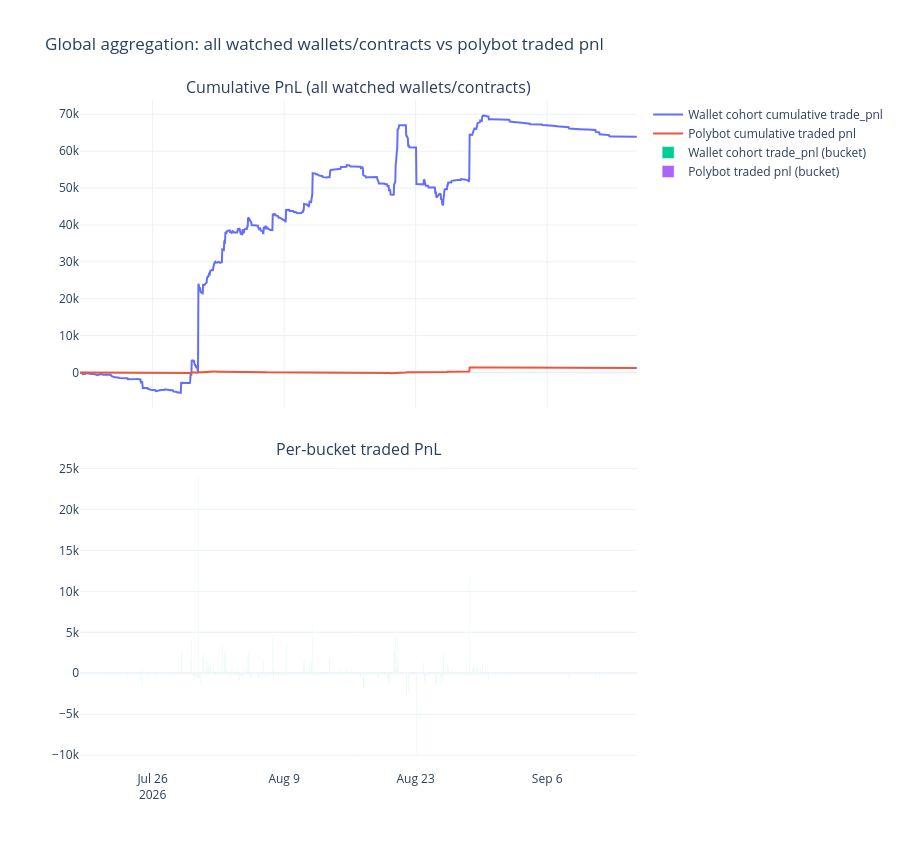

Notebook code cell kept with this figure:
### Code cell
fig_global = make_subplots(
    rows=2, cols=1, shared_xaxes=True, vertical_spacing=0.08,
    subplot_titles=('Cumulative PnL (all watched wallets/contracts)', 'Per-bucket traded PnL')
)

fig_global.add_trace(
    go.Scatter(x=agg.index, y=agg['wallet_cum_trade_pnl'], mode='lines', name='Wallet cohort cumulative trade_pnl'),
    row=1, col=1
)
fig_global.add_trace(
    go.Scatter(x=agg.index, y=agg['polybot_cum_trade_pnl'], mode='lines', name='Polybot cumulative traded pnl'),
    row=1, col=1
)

fig_global.add_trace(
    go.Bar(x=agg.index, y=agg['wallet_trade_pnl'], name='Wallet cohort trade_pnl (bucket)'),
    row=2, col=1
)
fig_global.add_trace(
    go.Bar(x=agg.index, y=agg['polybot_trade_pnl'], name='Polybot traded pnl (bucket)'),
    row=2, col=1
)

fig_global.update_layout(
    height=850, template='plotly_white',
    title='Global aggregation: all watched wallets/contracts vs polybot traded pnl',
    barmode='group',
)
fig_global.show()

### Figure 1 — Plotly figure (JSON) as saved in the notebook; plotly's stock layout.template omitted (floating-point values rounded to 4 significant figures; data arrays with more than 128 entries replaced by an {"elided": "..."} marker saying what was removed)
{"data": [{"mode": "lines", "name": "Wallet cohort cumulative trade_pnl", "type": "scatter", "x": {"elided": "1423 str values"}, "xaxis": "x", "y": {"elided": "1423 float values"}, "yaxis": "y"}, {"mode": "lines", "name": "Polybot cumulative traded pnl", "type": "scatter", "x": {"elided": "1423 str values"}, "xaxis": "x", "y": {"elided": "1423 float values"}, "yaxis": "y"}, {"name": "Wallet cohort trade_pnl (bucket)", "type": "bar", "x": {"elided": "1423 str values"}, "xaxis": "x2", "y": {"elided": "1423 float values"}, "yaxis": "y2"}, {"name": "Polybot traded pnl (bucket)", "type": "bar", "x": {"elided": "1423 str values"}, "xaxis": "x2", "y": {"elided": "1423 float values"}, "yaxis": "y2"}], "layout": {"annotations": [{"font": {"size": 16}, "showarrow": false, "text": "Cumulative PnL (all watched wallets/contracts)", "x": 0.5, "xanchor": "center", "xref": "paper", "y": 1, "yanchor": "bottom", "yref": "paper"}, {"font": {"size": 16}, "showarrow": false, "text": "Per-bucket traded PnL", "x": 0.5, "xanchor": "center", "xref": "paper", "y": 0.46, "yanchor": "bottom", "yref": "paper"}], "barmode": "group", "height": 850, "title": {"text": "Global aggregation: all watched wallets/contracts vs polybot traded pnl"}, "xaxis": {"anchor": "y", "domain": [0, 1], "matches": "x2", "showticklabels": false}, "xaxis2": {"anchor": "y2", "domain": [0, 1]}, "yaxis": {"anchor": "x", "domain": [0.54, 1]}, "yaxis2": {"anchor": "x2", "domain": [0, 0.46]}}}
